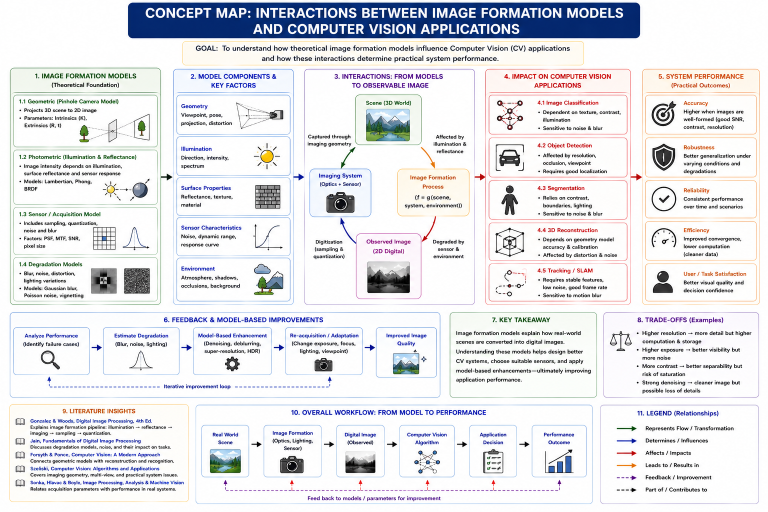
#> input picture CO1/AT2/AT2-Q15.png, 1536 x 1024 px, found by its file name (shown at 1/2 size)
$ python cv_co1_at1_q03.py
#> lines starting #> are read from the running program, lines starting #| are printed output that depends on the picture
# ==========================================================
# Image Aliasing and Quantization Demonstration
# Google Colab
# ==========================================================

import cv2
import numpy as np
import matplotlib.pyplot as plt
from google.colab import files

# Upload image
uploaded = files.upload()
#> the answer given: AT2-Q15.png

image_name = list(uploaded.keys())[0]

# Read image
img = cv2.imread(image_name)
#> img is the input picture: shape (1024, 1536, 3); mean B, G, R 231, 227.2, 226.5
img = cv2.cvtColor(img, cv2.COLOR_BGR2RGB)

# ----------------------------------------------------------
# 1. Original Image
# ----------------------------------------------------------

# ----------------------------------------------------------
# 2. Aliasing (Low Sampling)
# Downsample heavily and enlarge again
# ----------------------------------------------------------

small = cv2.resize(img, (img.shape[1]//8, img.shape[0]//8),
                   interpolation=cv2.INTER_NEAREST)
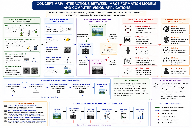
#> small: shape (128, 192, 3); mean R, G, B 227.3, 228.3, 231.7

aliased = cv2.resize(small,
                     (img.shape[1], img.shape[0]),
                     interpolation=cv2.INTER_NEAREST)
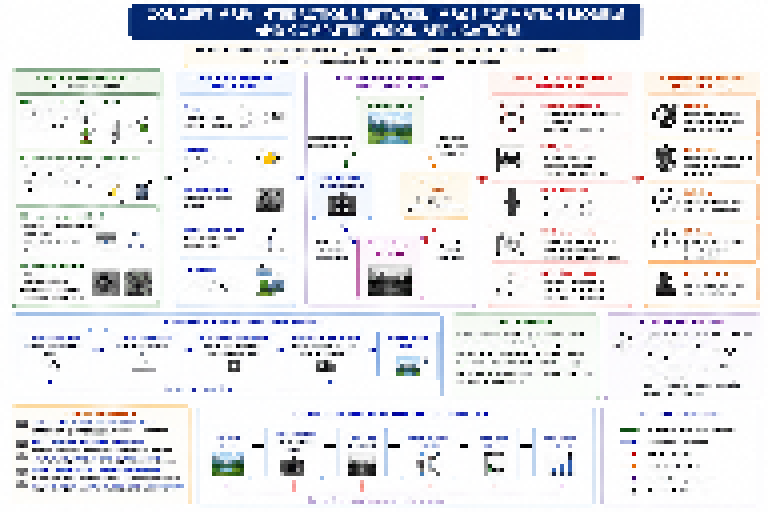
#> aliased: shape (1024, 1536, 3) (shown at 1/2 size); mean R, G, B 227.3, 228.3, 231.7

# ----------------------------------------------------------
# 3. Quantization
# Reduce image to only 16 intensity levels
# ----------------------------------------------------------

levels = 16

quantized = np.floor(img / (256/levels)) * (256/levels)
quantized = quantized.astype(np.uint8)

# ----------------------------------------------------------
# 4. Corrective Approach
# Anti-aliasing using Gaussian Blur before Downsampling
# ----------------------------------------------------------

blurred = cv2.GaussianBlur(img, (5,5), 0)

small_corrected = cv2.resize(
    blurred,
    (img.shape[1]//8, img.shape[0]//8),
    interpolation=cv2.INTER_AREA
)
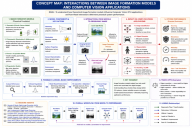
#> small_corrected: shape (128, 192, 3); mean R, G, B 226.5, 227.2, 231

corrected = cv2.resize(
    small_corrected,
    (img.shape[1], img.shape[0]),
    interpolation=cv2.INTER_CUBIC
)
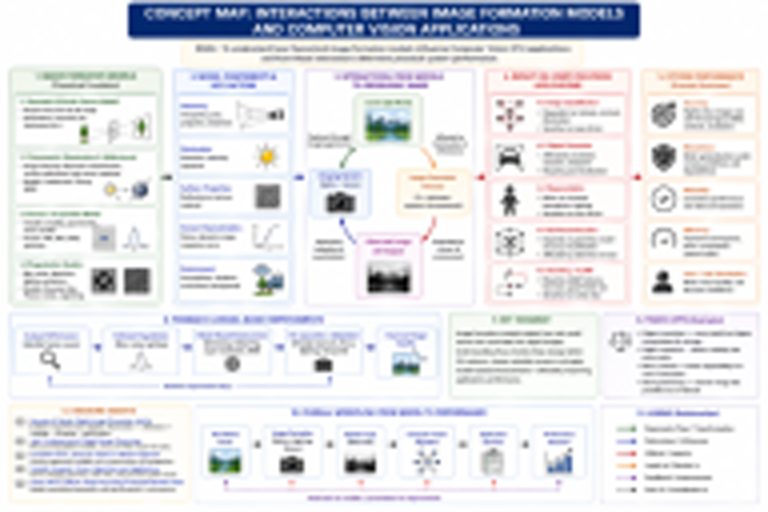
#> corrected: shape (1024, 1536, 3) (shown at 1/2 size); mean R, G, B 226.3, 226.9, 230.8

# ----------------------------------------------------------
# Display Results
# ----------------------------------------------------------

plt.figure(figsize=(15,10))

plt.subplot(2,2,1)
plt.imshow(img)
plt.title("Original Image")
plt.axis("off")

plt.subplot(2,2,2)
plt.imshow(aliased)
plt.title("Aliasing (Low Sampling)")
plt.axis("off")

plt.subplot(2,2,3)
plt.imshow(quantized)
plt.title("Quantization (16 Levels)")
plt.axis("off")

plt.subplot(2,2,4)
plt.imshow(corrected)
plt.title("Corrected (Anti-Aliasing)")
plt.axis("off")

plt.tight_layout()
plt.show()

# ----------------------------------------------------------
# Observation
# ----------------------------------------------------------

print("\nCAUSE OF ALIASING")
print("- Image was sampled at a very low resolution.")
print("- High-frequency details are lost, producing jagged edges.")

print("\nQUANTIZATION EFFECT")
print("- Pixel intensity values are reduced to only 16 levels.")
print("- This causes visible banding and loss of smooth gradients.")

print("\nCORRECTIVE APPROACH")
print("- Apply Gaussian Blur before downsampling.")
print("- Use INTER_AREA for shrinking.")
print("- Use INTER_CUBIC when enlarging.")
print("- This reduces aliasing artifacts.")
